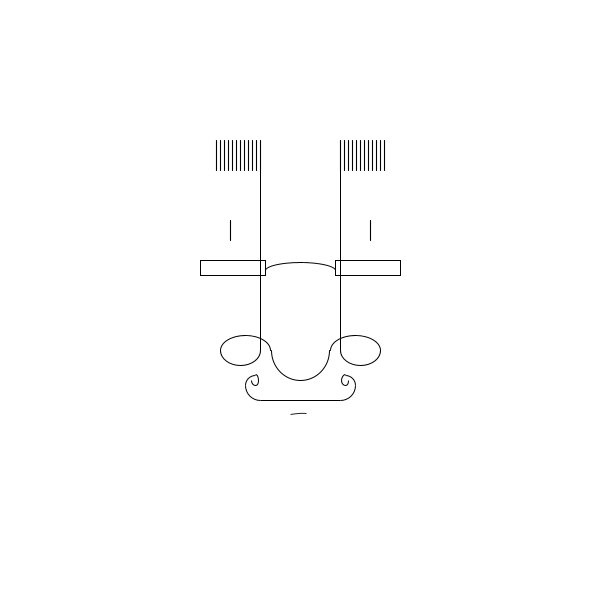
Frame 1 (no input)
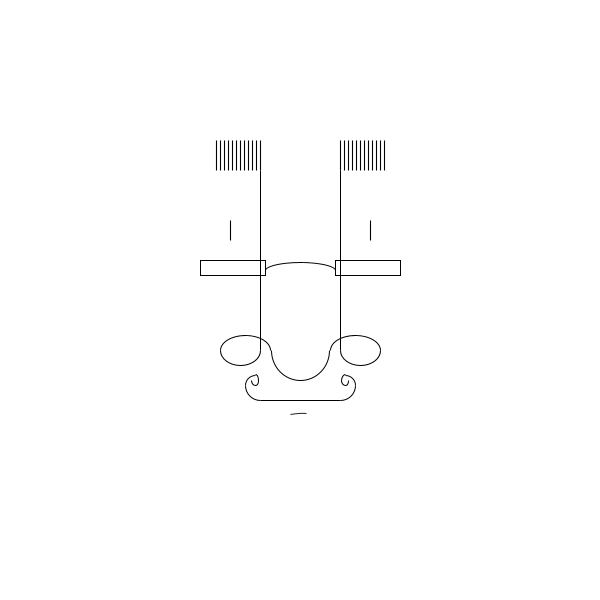
Frame 60 (the mouse pressed at the canvas centre just before this capture)
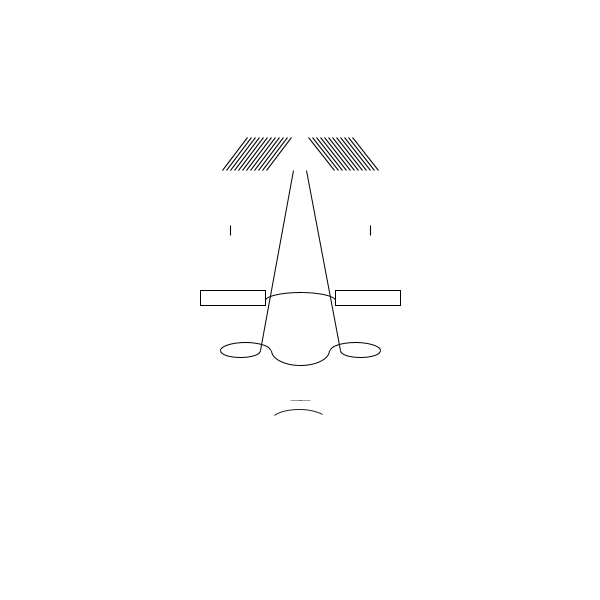
Frame 120 (the mouse held since frame 60 and released just before this capture)

The Processing sketch that drew these frames (run headless with seeded random() and noise(); from frame 60 on, the mouse is pressed at the canvas centre):

// Processing sketch: processing_63257
// ── processing_63257.pde



void setup () {
  size(600, 600);
  smooth();
}

void draw() {
  float mx = map(mouseX,0,width,0,30);
  float a = mx;
  //float a = mouseX;

  background(255);
  strokeWeight(1);
  stroke(0);
  noFill();

  //(((58+a)/2))
  float d = dist(300, 0, 58+a, 0);
  //nose
  arc(300, 350, 58, 60-a*2, 0, PI);
  arc(355, 350, 50, 30-a, PI, TWO_PI);
  arc(360, 350, 40, 30-a, 0, PI);
  arc(245, 350, 50, 30-a, PI, TWO_PI);
  arc(240, 350, 40, 30-a, 0, PI);
  line(260, 350, 260+2*a+a/4, 170);
  line(340, 350, 340-2*a-a/4, 170);

  for (int e = 0; e<= 45; e = e+4) {
    stroke(2-a/100);
    strokeWeight(1.1);
    //eye brows
    line(260-e+2*a/5, 170, 260-e+((a/10)+2*a), 140-a/5);
    line(340+e-2*a/5, 170, 340+e-((a/10)+2*a), 140-a/5);
  }



  //eyes

  //left


  line(230, 220+a, 230, 240-a);
  line(370, 220+a, 370, 240-a);


  noFill();
  strokeWeight(1);
  //glasses

  //line(260,280, 200,280);
  pushMatrix();
  translate(0, 2*a);
  rectMode(CORNER);
  rect(200, 260, 65, 15);
  rectMode(CORNER);
  rect(335, 260, 65, 15);
  strokeCap(BEVEL);
  arc(300, 270, 70, 15, PI, TWO_PI);
  popMatrix();


 

//mustache
stroke(0,255-a*10);
strokeWeight(1);
  line(299, 400, 340-2*a, 400);
  arc(340, 385, 30, 30, 0+a/2, HALF_PI);
  arc(345, 385, 20, 20, PI+HALF_PI+a/2, TWO_PI);
  arc(345, 380, 7, 11, 0+a/2, (PI+HALF_PI));
  line(301, 400, 260+2*a, 400);
  arc(260, 385, 30, 30, HALF_PI+a/2, PI);
  arc(255, 385, 20, 20, PI+a/2, PI+HALF_PI);
  arc(255, 380, 7, 11, PI+HALF_PI+a/2, TWO_PI+PI);


//  noStroke();
//  rect(0, 0, width, height);
  strokeWeight(1+(3/a));
//stress
float r = random(.2+a/30);
//stroke(0,0+10*a);
//arc(300+r*100, 190, 7, 11, 0+a/2, (PI+a/2+HALF_PI)); 
  stroke(0, 220);
  strokeWeight(1);
  //mouth

  arc(width/2, 420, 40+a, 13+a/2, 4.24-r*(a/10), 5.03+r*(a/10));
  //line(280, 410-r, 320, 410+r);
  println(mouseX);
}
